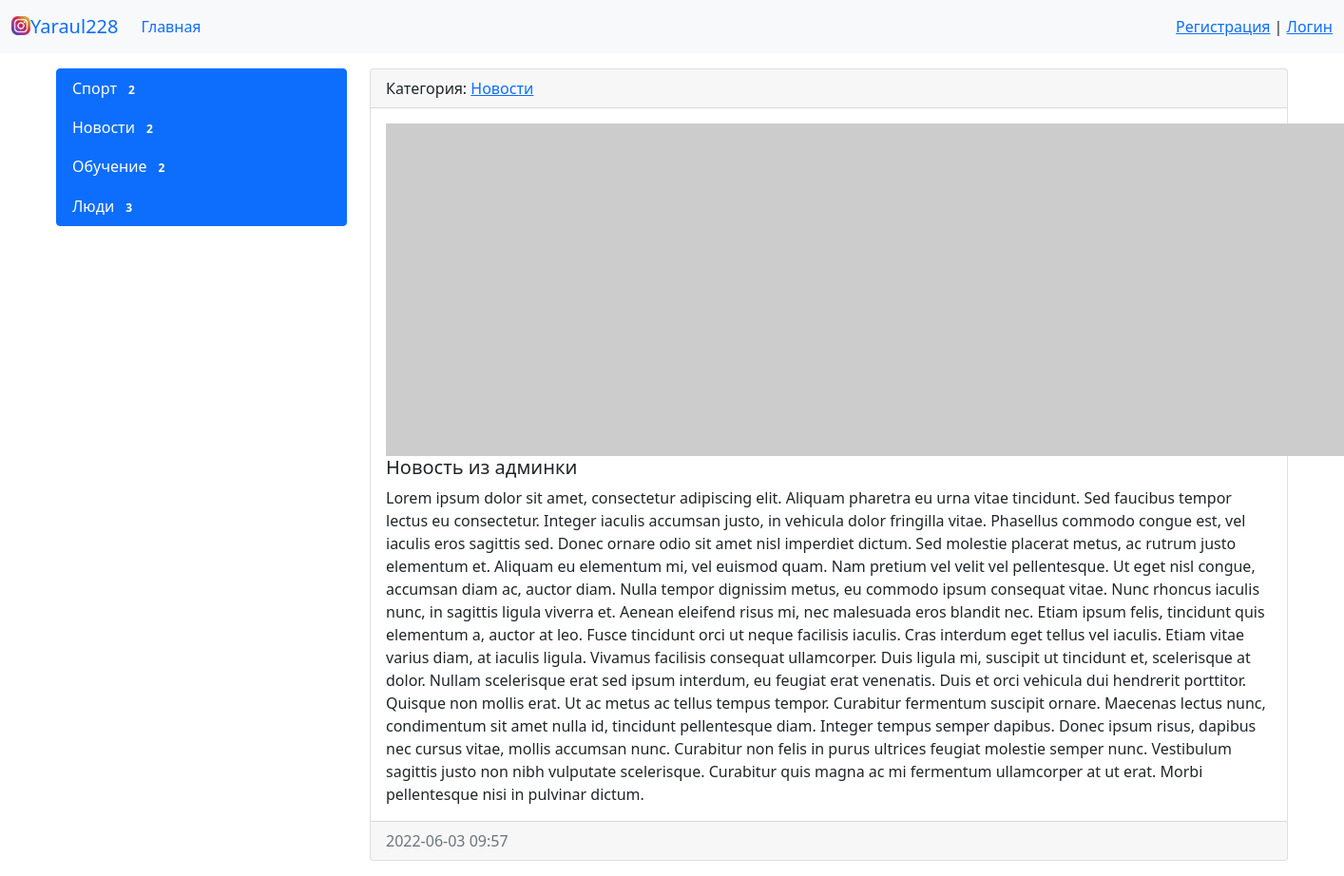
Screenshot of /news/2/ with the database file from the repository.
### news/models.py (models this page shows, shortened)
class Category(models.Model):
    title = models.CharField(max_length=150, db_index=True, verbose_name='Наименование категории')
    def get_absolute_url(self):
        return reverse('category', kwargs={'category_id': self.pk})
    def __str__(self):
        return self.title
    class Meta:
        verbose_name = 'Категория'
        verbose_name_plural = 'Категории'
        ordering = ['title']

class News(models.Model):
    title = models.CharField(max_length=150, verbose_name='Наименование')
    content = models.TextField(blank=True, verbose_name='Контент ')
    created_at = models.DateTimeField(auto_now_add=True, verbose_name='Дата публикации',blank=True)
    update_at = models.DateTimeField(auto_now=True, verbose_name='Обновлено')
    photo = models.ImageField(upload_to='photos/%Y/%m/%d/', verbose_name='Фото', blank=True)
    is_published = models.BooleanField(default=True, verbose_name='Публикация')
    category = models.ForeignKey('Category', on_delete=models.PROTECT, verbose_name='Категория')
    class Meta:
        verbose_name = 'Новость'
        verbose_name_plural = 'Новости'
        ordering = ['-created_at']

### news/views.py (the view)
# urls.py: path('news/<int:pk>/', ViewNews.as_view(), name='view_news'),
class ViewNews(DetailView):
    model = News
    context_object_name = 'news_item'

### news/templatetags/news_tags.py (called while the page is built)
@register.inclusion_tag('news/list_categories.html')
def show_categories():
    categories = Category.objects.annotate(cnt=Count('news', filter=F('news__is_published'))).filter(cnt__gt=0)
    return {'categories': categories}

### news/templates/news/news_detail.html (shortened to what this page needs)
{% extends 'base.html' %}
{%block sidebar%}
{%include 'include/_sidebar.html'%}
{%endblock%}
{%block content%}
<div class="card mb-3">
    <div class="card-header">
        Категория: <a href="{{news_item.category.get_absolute_url}}">{{news_item.category}}</a>
    </div>
    <div class="card-body">
        {% if item.photo %}
        <img src="{{news_item.photo.url}}" alt="" width="350" class="me-3 float-start">
        {% else %}
        <img src="https://picsum.photos/id/1060/350/300/?blur=2" alt="" class="me-3 float-start">
        {% endif %}
        <h5 class="card-title">{{news_item.title}}</h5>
        <p class="card-text">{{news_item.content }}</p>
    </div>
    <div class="card-footer text-muted">
        {{news_item.created_at|date:"Y-m-d H:i"}}
    </div>
</div>
{%endblock%}

### news/templates/news/list_categories.html
<div class="list-group">
    {%for item in categories%}
    <a href="{{item.get_absolute_url}}" class="list-group-item list-group-item-action active">{{item.title}} <span class="badge bg-primary rounded-pill">{{item.cnt}}</span></a>
    {%endfor%}
</div>

### rows the page displays
Category: title "Спорт", cnt "2"
Category: title "Новости", cnt "2"
Category: title "Обучение", cnt "2"
Category: title "Люди", cnt "3"
News: category "Новости", title "Новость из админки", content "Lorem ipsum dolor sit amet, consectetur adipiscing elit. Aliquam pharetra eu urna vitae tincidunt. Sed faucibus tempor lectus eu consectetur. Integer iaculis accumsan justo, in vehicula dolor fringilla vitae. Phasellus commodo congue est, vel iaculis eros sagittis sed. Donec ornare odio sit amet nisl imperdiet dictum. Sed molestie placerat metus, ac rutrum justo elementum et. Aliquam eu elementum mi, vel euismod quam. Nam pretium vel velit vel pellentesque. Ut eget nisl congue, accumsan diam ac, auctor diam. Nulla tempor dignissim metus, eu commodo ipsum consequat vitae. Nunc rhoncus iaculis nunc, in sagittis ligula viverra et. Aenean eleifend risus mi, nec malesuada eros blandit nec. Etiam…", created_at "2022-06-03 09:57"
